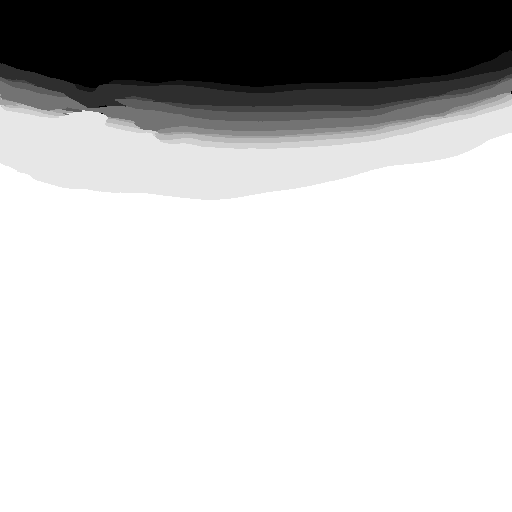
#> input picture Project_Data/Predictions/case_00011.png, 512 x 512 px; its folder holds only this picture in this run
$ python topo_analysis_v3.py
#> lines starting #> are read from the running program, lines starting #| are printed output that depends on the picture; after the words box and inside, x2 and y2 are one past the last pixel; in counts of white or black regions, pixels touching at a corner belong together
import os
import cv2
import numpy as np
import matplotlib.pyplot as plt
from skimage import measure
from glob import glob
from tqdm import tqdm
import warnings
warnings.filterwarnings("ignore")  # 忽略"binary_closing"函数过时警告

# ================= 配置区域 (Configuration V3) =================
PRED_DIR = r"./Project_Data/Predictions"
GT_DIR = r"./Project_Data/GroundTruth"
SAVE_DIR = r"Project_Data/Report_Assets_V3"  # 保存到 V3 文件夹

# 你的目标层 ID
TARGET_CLASS_ID = 6

# 【关键参数】拟合阶数 (Polynomial Degree)
# 2 代表抛物线 (y = ax^2 + bx + c)，最适合眼底弧线。
# 如果眼球很波浪，可以改成 3。但通常 2 就够了。
POLY_DEGREE = 2

# 【关键参数】补全线条的粗细
# 你希望补出来的线大概多少像素宽？根据你的原图，3或5比较合适。
LINE_THICKNESS = 4
# ===========================================================

os.makedirs(SAVE_DIR, exist_ok=True)


def fit_curve_and_bridge(binary_mask):
    """
    [V3 Algorithm]
    使用多项式拟合 (Polynomial Fitting) 来预测并连接断裂的解剖结构。
    """
    h, w = binary_mask.shape

    # 1. 提取所有前景像素的坐标
    # y_coords, x_coords = (row, col)
    y_coords, x_coords = np.where(binary_mask > 0)

    # 如果检测到的点太少，没法拟合，直接返回原图
    if len(x_coords) < 10:
        return binary_mask, binary_mask, False

    # 2. 【核心数学】最小二乘法多项式拟合
    # 我们拟合 y = f(x)
    try:
        # coefficients 包含 [a, b, c] 对应 ax^2 + bx + c
        coeffs = np.polyfit(x_coords, y_coords, POLY_DEGREE)
        poly_func = np.poly1d(coeffs)
    except:
        return binary_mask, binary_mask, False

    # 3. 生成拟合曲线 (The "Ideal" Curve)
    fitted_mask = np.zeros_like(binary_mask)

    # 在 x 轴范围内生成点
    # 为了防止只在有像素的地方生成，我们应该覆盖所有碎片的 x 范围
    x_min, x_max = np.min(x_coords), np.max(x_coords)

    # 生成一系列密集的 x 点
    x_range = np.linspace(x_min, x_max, num=(x_max - x_min) * 2).astype(int)
    y_range = poly_func(x_range).astype(int)

    # 4. 绘制曲线 (Rasterization)
    # 过滤掉跑出图像边界的点
    valid_idx = (y_range >= 0) & (y_range < h) & (x_range >= 0) & (x_range < w)

    # 简单的画点 (1px)
    # fitted_mask[y_range[valid_idx], x_range[valid_idx]] = 1

    # 更好的画法：用 cv2.polylines 画一条有厚度的线
    pts = np.column_stack((x_range[valid_idx], y_range[valid_idx]))
    cv2.polylines(fitted_mask, [pts], isClosed=False, color=1, thickness=LINE_THICKNESS)

    # 5. 融合 (Fusion)
    # 策略：保留原始预测 + 加上拟合曲线填补空缺
    # 使用逻辑或 (OR)
    merged_mask = np.logical_or(binary_mask, fitted_mask).astype(np.uint8)

    return merged_mask, fitted_mask, True


def refine_mask_v3(merged_mask):
    """
    后处理：只保留融合后的最大连通块
    """
    label_img, num_labels = measure.label(merged_mask, return_num=True, connectivity=2)

    if num_labels <= 1:
        return merged_mask

    properties = measure.regionprops(label_img)
    if not properties: return merged_mask

    max_prop = max(properties, key=lambda x: x.area)
    refined = np.zeros_like(merged_mask)
    refined[label_img == max_prop.label] = 1

    return refined


def dice_score(pred, gt):
    smooth = 1e-5
    intersection = np.sum(pred * gt)
    return (2. * intersection + smooth) / (np.sum(pred) + np.sum(gt) + smooth)


def main():
    pred_files = sorted(glob(os.path.join(PRED_DIR, "*.png")))

    print(f"开始 V3 曲线拟合分析 (Class: {TARGET_CLASS_ID}, Degree: {POLY_DEGREE})...")
    print(f"结果图片将保存到: {SAVE_DIR}")

    metrics = {'orig_dice': [], 'refi_dice': [], 'orig_b0': []}

    saved_count = 0
    MAX_SAVE = 10

    for p_path in tqdm(pred_files):
        filename = os.path.basename(p_path)
        g_path = os.path.join(GT_DIR, filename)
        if not os.path.exists(g_path): continue

        pred_full = cv2.imread(p_path, 0)
#> pred_full is the input picture: shape (512, 512); min 0, max 11, mean 8.51
        gt_full = cv2.imread(g_path, 0)
        pred_bin = (pred_full == TARGET_CLASS_ID).astype(np.uint8)
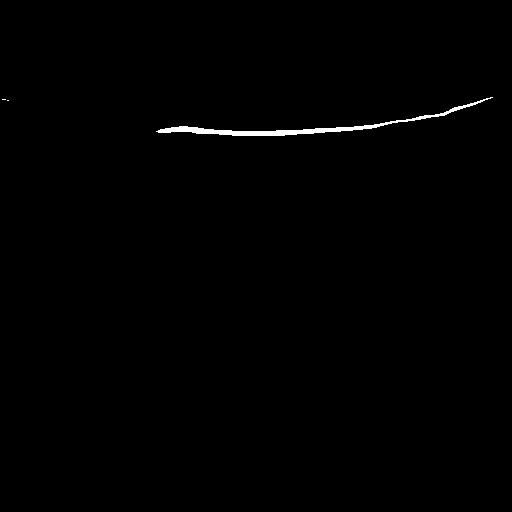
#> pred_bin: shape (512, 512); values 0 (black) and 1 (white), 0.53% white; 3 white regions (2 under 20 px), largest, box (x1, y1, x2, y2) and area: (156, 97, 493, 136) 1372
        gt_bin = (gt_full == TARGET_CLASS_ID).astype(np.uint8)

        if np.sum(gt_bin) == 0 and np.sum(pred_bin) == 0: continue

        b0_raw = measure.label(pred_bin, return_num=True, connectivity=2)[1]
#> b0_raw = 3

        # === V4 核心 ===
        # 1. 拟合曲线并合并
        merged_mask, fitted_curve_only, success = fit_curve_and_bridge(pred_bin)
#> in fit_curve_and_bridge, `y_coords, x_coords = np.where(binary_mask > 0)`: y_coords = 1378 values from 97 to 135; x_coords = 1378 values, max 492 at index 2, min 2 at index 8, mean 300.1
#> in fit_curve_and_bridge, `coeffs = np.polyfit(x_coords, y_coords, POLY_DEGREE)`: coeffs = [-0.000591, 0.301, 94.59]
#> in fit_curve_and_bridge, `x_min, x_max = np.min(x_coords), np.max(x_coords)`: x_min = 2; x_max = 492
#> in fit_curve_and_bridge, `y_range = poly_func(x_range).astype(int)`: y_range = 980 values, max 132 at index 428, min 95 at index 0, mean 120.6
#> in fit_curve_and_bridge, `pts = np.column_stack((x_range[valid_idx], y_range[valid_idx]))`: pts = 980 pairs, first value 2 to 492, second value 95 to 132
#> in fit_curve_and_bridge, `cv2.polylines(fitted_mask, [pts], isClosed=False, color=1, thickness=L..`:
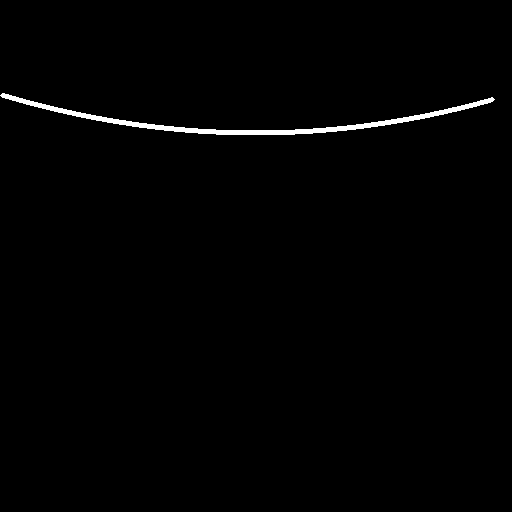
#> fitted_mask: shape (512, 512); values 0 (black) and 1 (white), 0.94% white; 1 white region, box (x1, y1, x2, y2) and area: (0, 93, 495, 135) 2463
#> in fit_curve_and_bridge, `merged_mask = np.logical_or(binary_mask, fitted_mask).astype(np.uint8)`:
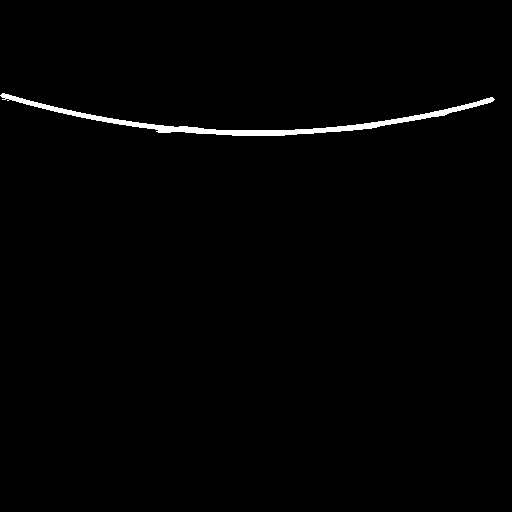
#> merged_mask: shape (512, 512); values 0 (black) and 1 (white), 1% white; 1 white region, box (x1, y1, x2, y2) and area: (0, 93, 495, 136) 2648
#> success = True

        # 2. 提取最大连通块
        pred_refined = refine_mask_v3(merged_mask)
#> in refine_mask_v3, `label_img, num_labels = measure.label(merged_mask, return_num=True, co..`: num_labels = 1

        # 指标
        d_orig = dice_score(pred_bin, gt_bin)
#> in dice_score, `intersection = np.sum(pred * gt)`: intersection = 1378
#> d_orig = 1
        d_refi = dice_score(pred_refined, gt_bin)
#> d_refi = 0.685

        metrics['orig_dice'].append(d_orig)
        metrics['refi_dice'].append(d_refi)
        metrics['orig_b0'].append(b0_raw)

        # 可视化：找那种断开的，且修复后效果好的
        if b0_raw > 1 and success and saved_count < MAX_SAVE:
            saved_count += 1

            plt.figure(figsize=(16, 5))

            # 1. GT
            plt.subplot(1, 4, 1)
            plt.title("Ground Truth", fontsize=10)
            plt.imshow(gt_bin, cmap='gray')
            plt.axis('off')

            # 2. Raw
            plt.subplot(1, 4, 2)
            plt.title(f"Original (Broken)\nDice: {d_orig:.3f} | $b_0$: {b0_raw}", fontsize=10)
            plt.imshow(pred_bin, cmap='gray')
            plt.axis('off')

            # 3. Mathematical Fitting
            plt.subplot(1, 4, 3)
            plt.title(f"Polynomial Fitting ($y=ax^2+bx+c$)\nGlobal Trend Extracted", fontsize=10)
            # 把拟合的线叠在原图上显示，效果更直观
            combined_vis = pred_bin.copy().astype(float)
            combined_vis[fitted_curve_only == 1] = 0.5  # 灰色显示拟合线
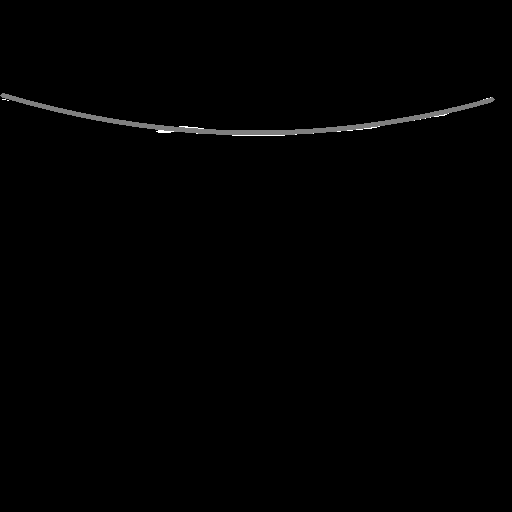
#> combined_vis: shape (512, 512) float64; min 0, max 1, mean 0.0054
            plt.imshow(combined_vis, cmap='gray')
            plt.axis('off')

            # 4. Final
            plt.subplot(1, 4, 4)
            plt.title(f"V3 Reconstruction\nDice: {d_refi:.3f} (Bridged!)", fontsize=10)
            plt.imshow(pred_refined, cmap='gray')
            plt.axis('off')

            plt.tight_layout()
            plt.savefig(os.path.join(SAVE_DIR, f"V3_Fit_{filename}"))
            plt.close()

    # ================= 统计 =================
    print("\n" + "=" * 40)
    print(" V3 (CURVE FITTING) RESULTS SUMMARY ")
    print("=" * 40)
    print("Dice Coefficient Score:")
    print(f"   - Original Mean Dice: {np.mean(metrics['orig_dice']):.4f}")
    print(f"   - Refined  Mean Dice: {np.mean(metrics['refi_dice']):.4f}")

    imp = np.mean(metrics['refi_dice']) - np.mean(metrics['orig_dice'])
    print(f"   - Improvement: {imp:+.4f}")
    if imp > 0:
        print("   ✅ SUCCESS: High-precision reconstruction!")
    else:
        print("   ⚠️ Check if thickness matches.")
    print("=" * 40)


if __name__ == "__main__":
    main()
